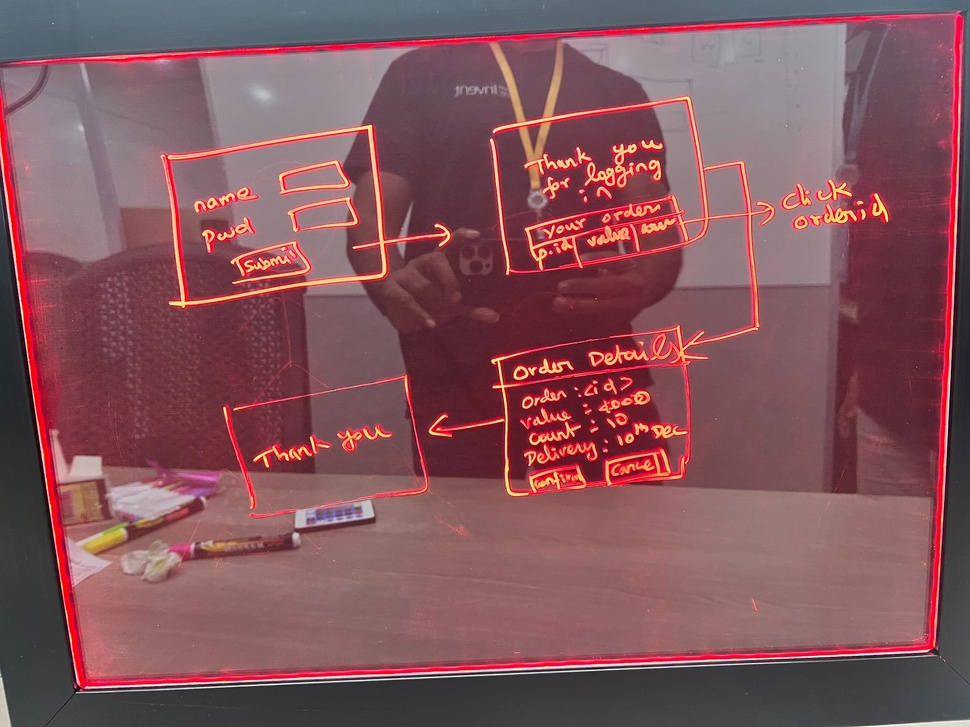
#> input picture staging/IMG_9126.jpg, 970 x 727 px, shrunk from 4032 x 3024 before the run
$ python test.py
#> lines starting #> are read from the running program, lines starting #| are printed output that depends on the picture

from PIL import Image
import numpy as np

def extract_neon(pixels):
    # Color to alpha algorithm.
    color = np.array([0,0,0])
    transparency_threshold = 0.8
    opacity_threshold = 1.0

    distances = np.amax(abs(pixels[:,:,:3] - color), axis=2)/255
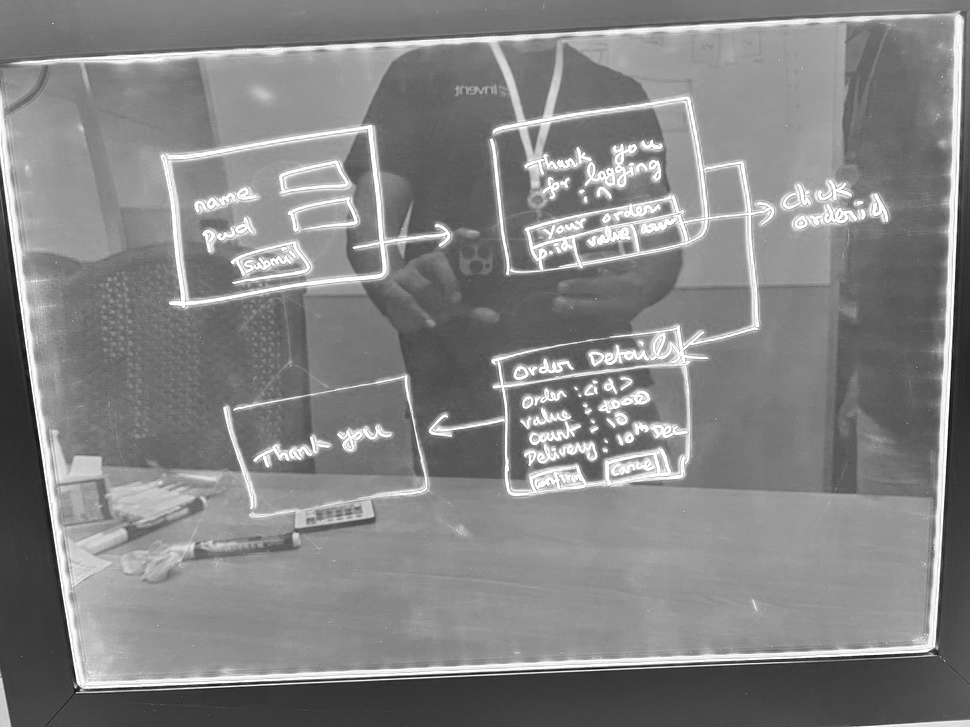
#> distances: shape (727, 970) float64; min 0.0392, max 1, mean 0.519
    alpha = (distances - transparency_threshold) / abs(opacity_threshold - transparency_threshold)
    alpha = np.clip(alpha, 0, 1)
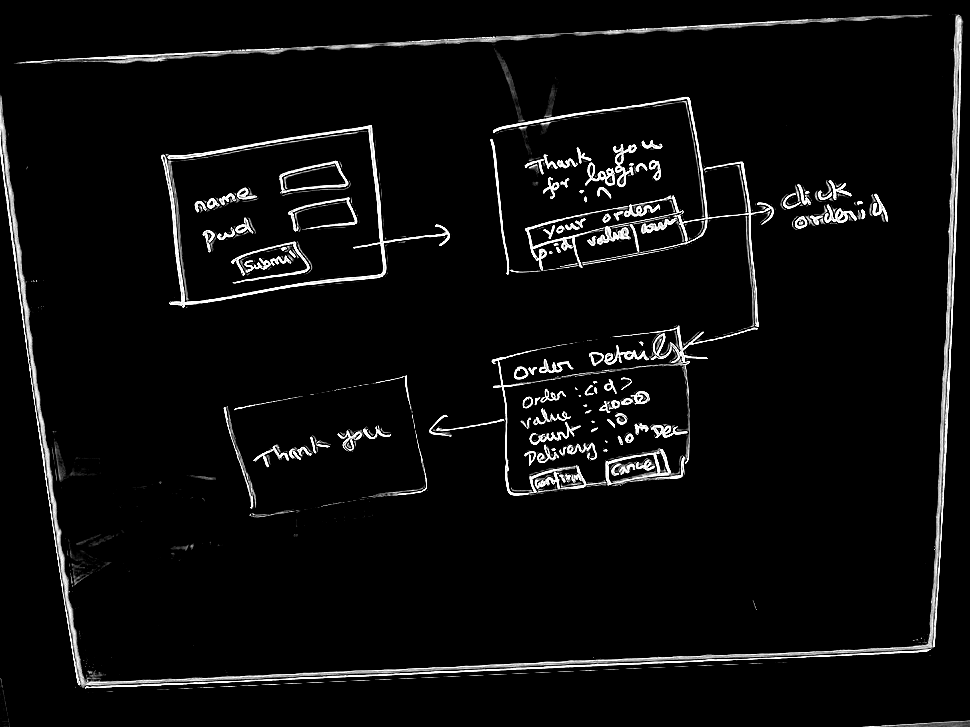
#> alpha: shape (727, 970) float64; min 0, max 1, mean 0.0481

    # Update alpha.
    pixels[:, :, 3] = alpha * 255
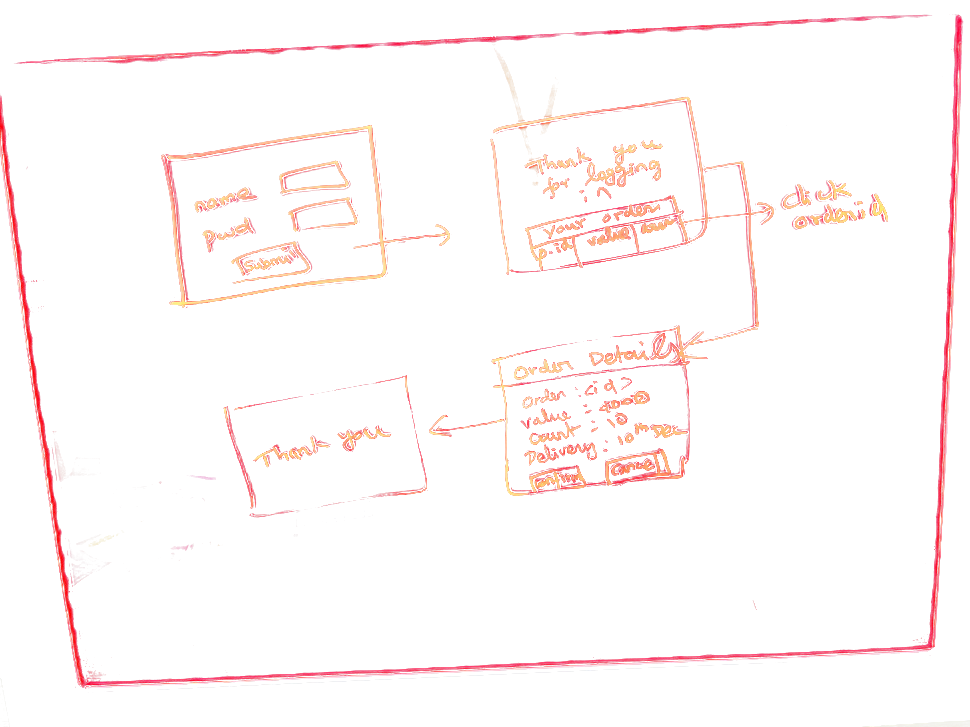
#> pixels: shape (727, 970, 4); mean R, G, B, A 130.7, 85.3, 91.6, 12.2; transparent parts drawn white

# Execute color to alpha.
input_image_path = "IMG_9126.jpg"
output_image_path = "out.png"

# Read input image.
img = Image.open(input_image_path).convert("RGBA")
pixels = np.array(img)

extract_neon(pixels)

# Write the output image
output_img = Image.fromarray(pixels, "RGBA")
output_img.save(output_image_path)
print(f"Image saved to {output_image_path}")
